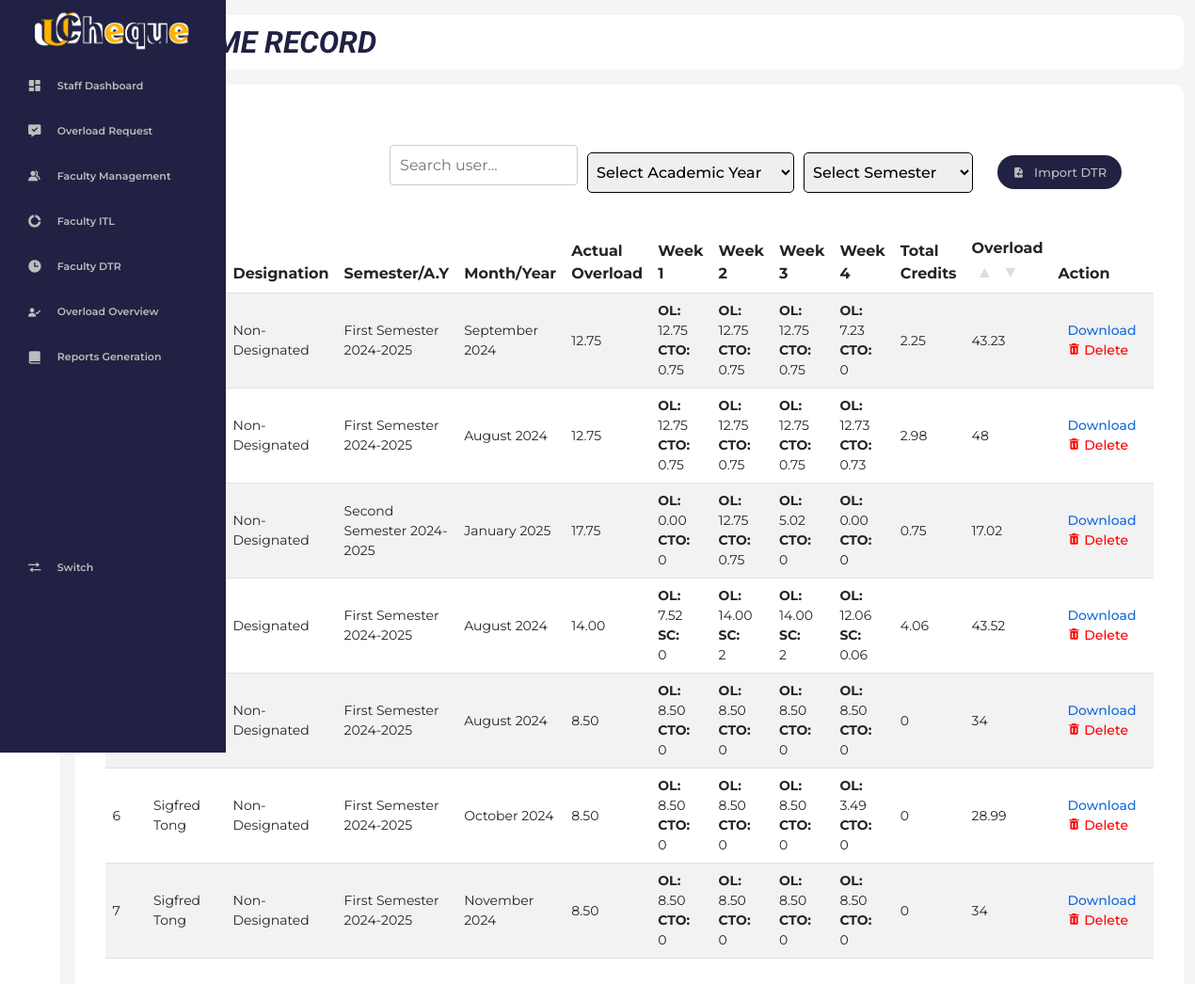
The page /staff/s_dtr.php (signed in) on the database its author committed.
### tables this page shows
CREATE TABLE `itl_extracted_data` (
  `id` int(11) NOT NULL,
  `userId` int(11) NOT NULL,
  `facultyCredit` decimal(11,2) NOT NULL,
  `designationLoadRelease` int(11) NOT NULL,
  `regularHours` int(11) NOT NULL DEFAULT 18,
  `allowableUnit` double DEFAULT NULL,
  `totalOverload` decimal(11,2) NOT NULL,
  `designated` enum('Designated','Non-Designated') NOT NULL,
  `dateCreated` timestamp NOT NULL DEFAULT current_timestamp(),
  `filePath` varchar(255) NOT NULL,
  `academic_year_id` int(11) DEFAULT NULL,
  `semester_id` int(11) DEFAULT NULL
);

CREATE TABLE `semesters` (
  `semester_id` int(11) NOT NULL,
  `semester_name` varchar(50) NOT NULL
);

CREATE TABLE `academic_years` (
  `academic_year_id` int(11) NOT NULL,
  `academic_year` varchar(20) NOT NULL
);

CREATE TABLE `dtr_extracted_data` (
  `id` int(11) NOT NULL,
  `userId` int(11) NOT NULL,
  `academic_year_id` int(11) NOT NULL,
  `semester_id` int(11) NOT NULL,
  `month_year` varchar(50) DEFAULT NULL,
  `week1` float DEFAULT NULL,
  `week2` float DEFAULT NULL,
  `week3` float DEFAULT NULL,
  `week4` float DEFAULT NULL,
  `week5` float DEFAULT NULL,
  `filePath` varchar(255) DEFAULT NULL,
  `fileName` varchar(255) DEFAULT NULL,
  `dateCreated` datetime DEFAULT current_timestamp(),
  `overall_total` varchar(5) DEFAULT NULL,
  `remarks` text DEFAULT NULL,
  `week1_overload` decimal(10,2) DEFAULT NULL,
  `week2_overload` decimal(10,2) DEFAULT NULL,
  `week3_overload` decimal(10,2) DEFAULT NULL,
  `week4_overload` decimal(10,2) DEFAULT NULL,
  `total_credits` decimal(10,2) DEFAULT NULL,
  `overload_pay` decimal(10,2) DEFAULT NULL
);

CREATE TABLE `employee` (
  `userId` int(11) NOT NULL,
  `employeeId` varchar(255) NOT NULL,
  `firstName` varchar(200) NOT NULL,
  `middleName` varchar(200) DEFAULT NULL,
  `lastName` varchar(200) NOT NULL,
  `phoneNumber` varchar(200) DEFAULT NULL,
  `emailAddress` varchar(255) NOT NULL,
  `password` varchar(255) DEFAULT NULL,
  `designation` varchar(200) DEFAULT NULL,
  `profilePicture` longblob DEFAULT NULL,
  `status` enum('Active','Inactive','Archived') NOT NULL DEFAULT 'Active',
  `department` int(11) NOT NULL,
  `dateCreated` timestamp NOT NULL DEFAULT current_timestamp()
);

### staff/s_dtr.php (the view, shortened to what this page needs)
<?php
include('./includes/header.php');
include('./includes/sidebar.php');
include('./includes/topbar.php');
?>
<link rel="stylesheet" href="https://cdn.jsdelivr.net/npm/sweetalert2@11/dist/sweetalert2.min.css">
<div class="tabular--wrapper">
    <div class="add">
        <div class="filter">
            <form method="GET" action="" class="d-flex align-items-center">
            <input type="text" name="search_user" placeholder="Search user..."
                    value="<?php echo isset($_GET['search_user']) ? $_GET['search_user'] : ''; ?>"
                    style="width: 200px; margin-right: 10px; height: 43px;">
            <select name="academic_year" onchange="this.form.submit()" style="height: 43px; margin-right: 10px; width: 220px;">
                <option value="" selected>Select Academic Year</option>
            </select>
            <select name="semester" onchange="this.form.submit()" style="height: 43px; margin-right: 10px; width: 180px;">
                <option value="" selected>Select Semester</option>
            </select>
            </form>
        </div>
        <button class="btn-add" data-bs-toggle="modal" data-bs-target="#importModal">
            <i class='bx bxs-file-import'></i>
            <span class="text">Import DTR</span>
        </button>
        </div>
        <div class="table-container">
        <?php
                $sort = isset($_GET['sort']) ? $_GET['sort'] : 'name';
                $order = isset($_GET['order']) ? $_GET['order'] : 'asc';
                $query = "SELECT DISTINCT
            itl.id as itl_id, e.userId, e.firstName, e.middleName, e.lastName, e.employeeId,
            itl.designated, itl.totalOverload, itl.academic_year_id as itl_academic_year_id,
            itl.semester_id as itl_semester_id, d.id as dtr_id, d.academic_year_id,
            d.semester_id, d.week1,  d.week2, d.week3, d.week4, d.week5, d.filePath,
            d.month_year, d.week1_overload, d.week2_overload, d.week3_overload,
            d.week4_overload, a.academic_year, s.semester_name
            FROM itl_extracted_data itl
            JOIN employee e ON itl.userId = e.userId
            JOIN dtr_extracted_data d ON e.userId = d.userId AND (
                (itl.semester_id = 1 AND d.semester_id = 1) OR
                (itl.semester_id = 2 AND d.semester_id = 2)
            )
            LEFT JOIN academic_years a ON d.academic_year_id = a.academic_year_id
            LEFT JOIN semesters s ON d.semester_id = s.semester_id
            WHERE 1=1";
            $query .= " GROUP BY itl.id, d.id";
            switch ($sort) {
                case 'name':
                    $query .= " ORDER BY e.firstName " . $order . ", e.middleName " . $order . ", e.lastName " . $order;
                    break;
            }
            $limit = 10;
            $page = isset($_GET['page']) ? (int)$_GET['page'] : 1;
            $page = max($page, 1);
            $offset = ($page - 1) * $limit;
            $query .= " LIMIT $offset, $limit";
            $result = $con->query($query);
                ?>
            <table class="table table-striped table-hover align-middle">
                <thead>
                    <tr>
                        <th>No.</th>
                        <th> Name
                            <a href="?sort=name&order=asc" class="sort-arrow <?php echo $sort === 'name' && $order === 'asc' ? 'active' : ''; ?>">▲</a>
                            <a href="?sort=name&order=desc" class="sort-arrow <?php echo $sort === 'name' && $order === 'desc' ? 'active' : ''; ?>">▼</a>
                        </th>
                        <th>Designation</th>
                        <th>Semester/A.Y</th>
                        <th>Month/Year</th>
                        <th>Actual Overload</th>
                        <th>Week 1</th>
                        <th>Week 2</th>
                        <th>Week 3</th>
                        <th>Week 4</th>
                        <th>Total Credits</th>
                        <th>Overload
                            <a href="?sort=designated&order=asc" class="sort-arrow <?php echo $sort === 'designated' && $order === 'asc' ? 'active' : ''; ?>">▲</a>
                            <a href="?sort=designated&order=desc" class="sort-arrow <?php echo $sort === 'designated' && $order === 'desc' ? 'active' : ''; ?>">▼</a>
                        </th>
                        <th>Action</th>
                    </tr>
                </thead>
                <tbody>
                    <?php if ($result->num_rows > 0): ?>
                        <?php
                        $counter = 1;
                        while ($row = $result->fetch_assoc()):
                            $filePath = $row['filePath'] ?? '';
                            $fileUploaded = !empty($filePath);
                            $downloadLink = $fileUploaded ? 'uploads/' . $filePath : '--';
                            $totalCredits = 0;
                            $weekOverloads = 0;
                            $totalCreditsPerWeek = [];
                            foreach (['week1_overload', 'week2_overload', 'week3_overload', 'week4_overload'] as $week) {
                                $weekOverloads += is_numeric($row[$week]) ? $row[$week] : 0;
                                $totalCreditsForWeek = 0;
                                if (is_numeric($row[$week]) && $row[$week] > 12) {
                                    $totalCreditsForWeek = $row[$week] - 12;
                                    $totalCredits += $totalCreditsForWeek;
                                }
                                $totalCreditsPerWeek[$week] = $totalCreditsForWeek;
                            }
                            if ($totalCredits > 0) {
                                $weekOverloads -= $totalCredits;
                                $weekOverloads = max($weekOverloads, 0);
                            }
                        ?>
                        <tr>
                            <td><?php echo $counter++; ?></td>
                            <td><?php echo htmlspecialchars($row['firstName'] . ' ' . $row['middleName'] . ' ' . $row['lastName']); ?></td>
                            <td><?php echo htmlspecialchars($row['designated']); ?></td>
                            <td><?php echo htmlspecialchars($row['semester_name'] . ' ' . $row['academic_year']); ?></td>
                            <td><?php echo htmlspecialchars($row['month_year']); ?></td>
                            <td style="<?php echo $row['totalOverload'] < 0 ? '' : ''; ?>">
                                <?php echo htmlspecialchars($row['totalOverload']); ?>
                            </td>
                            <?php foreach (['week1', 'week2', 'week3', 'week4'] as $week): ?>
                                <td>
                                    <strong>OL:</strong> <br>
                                    <?php echo htmlspecialchars($row[$week . '_overload']); ?> <br>
                                    <strong>
                                        <?php
                                        echo ($row['designated'] === 'Designated') ? 'SC' :
                                            (($row['designated'] === 'Non-Designated') ? 'CTO' : 'SC/CTO');
                                        ?>:
                                    </strong> <br>
                                    <?php echo htmlspecialchars($totalCreditsPerWeek[$week . '_overload'] ?? 0); ?>
                                </td>
                            <?php endforeach; ?>
                            <td>
                                <?php echo ($totalCredits > 0) ? htmlspecialchars($totalCredits) : '0'; ?>
                            </td>
                            <td>
                                <?php echo ($weekOverloads > 0) ? htmlspecialchars($weekOverloads) : '0'; ?>
                            </td>
                            <td>
                                <a href="<?php echo htmlspecialchars($downloadLink); ?>"
                                class="action download-link"
                                <?php if (!$fileUploaded): ?> style="pointer-events: none; color: gray;" <?php endif; ?>
                                download
                                title="Download the file">
                                Download
                                </a>
                                <a href="#"
                                onclick="return confirmDelete(<?php echo htmlspecialchars($row['dtr_id']); ?>)"
                                class="action delete-link"
                                <?php if (!$fileUploaded): ?> style="pointer-events: none; color: gray;" <?php endif; ?>
                                title="Delete this record"
                                style="color: red;">
                                <i class="bx bxs-trash"></i> Delete
                                </a>
                            </td>
                        </tr>
                        <?php endwhile; ?>
                    <?php else: ?>
                        <tr>
                            <td colspan="13" style="text-align:center;">No records found</td>
                        </tr>
                    <?php endif; ?>
                </tbody>
            </table>
            <div class="pagination" id="pagination">
            </div>
        </div>
        </div>
        </div>
<?php
include('./includes/footer.php');
?>

### rows shown on the page
itl_extracted_data: designated "Non-Designated", semester.academic_year "First Semester 2024-2025", dtr_extracted_data.month_year "September 2024", totalOverload "12.75", dtr_extracted_data.week1_overload "12.75", week "0.75", dtr_extracted_data.week2_overload "12.75", dtr_extracted_data.week3_overload "12.75", dtr_extracted_data.week4_overload "7.23", week "0", totalCredits "2.25", weekOverloads "43.23", dtr_extracted_data.month_year "August 2024", dtr_extracted_data.week4_overload "12.73", week "0.73", totalCredits "2.98", weekOverloads "48"
itl_extracted_data: designated "Non-Designated", semester.academic_year "Second Semester 2024-2025", dtr_extracted_data.month_year "January 2025", totalOverload "17.75", dtr_extracted_data.week1_overload "0.00", dtr_extracted_data.week2_overload "12.75", week "0.75", dtr_extracted_data.week3_overload "5.02", dtr_extracted_data.week4_overload "0.00", totalCredits "0.75", weekOverloads "17.02"
dtr_extracted_data: week5 "0"
itl_extracted_data: designated "Designated", semester.academic_year "First Semester 2024-2025", dtr_extracted_data.month_year "August 2024", totalOverload "14.00", dtr_extracted_data.week1_overload "7.52", week "0", dtr_extracted_data.week2_overload "14.00", week "2", dtr_extracted_data.week3_overload "14.00", dtr_extracted_data.week4_overload "12.06", week "0.06", totalCredits "4.06", weekOverloads "43.52"
itl_extracted_data: designated "Non-Designated", semester.academic_year "First Semester 2024-2025", dtr_extracted_data.month_year "August 2024", totalOverload "8.50", dtr_extracted_data.week1_overload "8.50", week "0", dtr_extracted_data.week2_overload "8.50", dtr_extracted_data.week3_overload "8.50", dtr_extracted_data.week4_overload "8.50", weekOverloads "34", userId.lastName "Sigfred Tong", dtr_extracted_data.month_year "October 2024", dtr_extracted_data.week4_overload "3.49", weekOverloads "28.99", dtr_extracted_data.month_year "November 2024"
